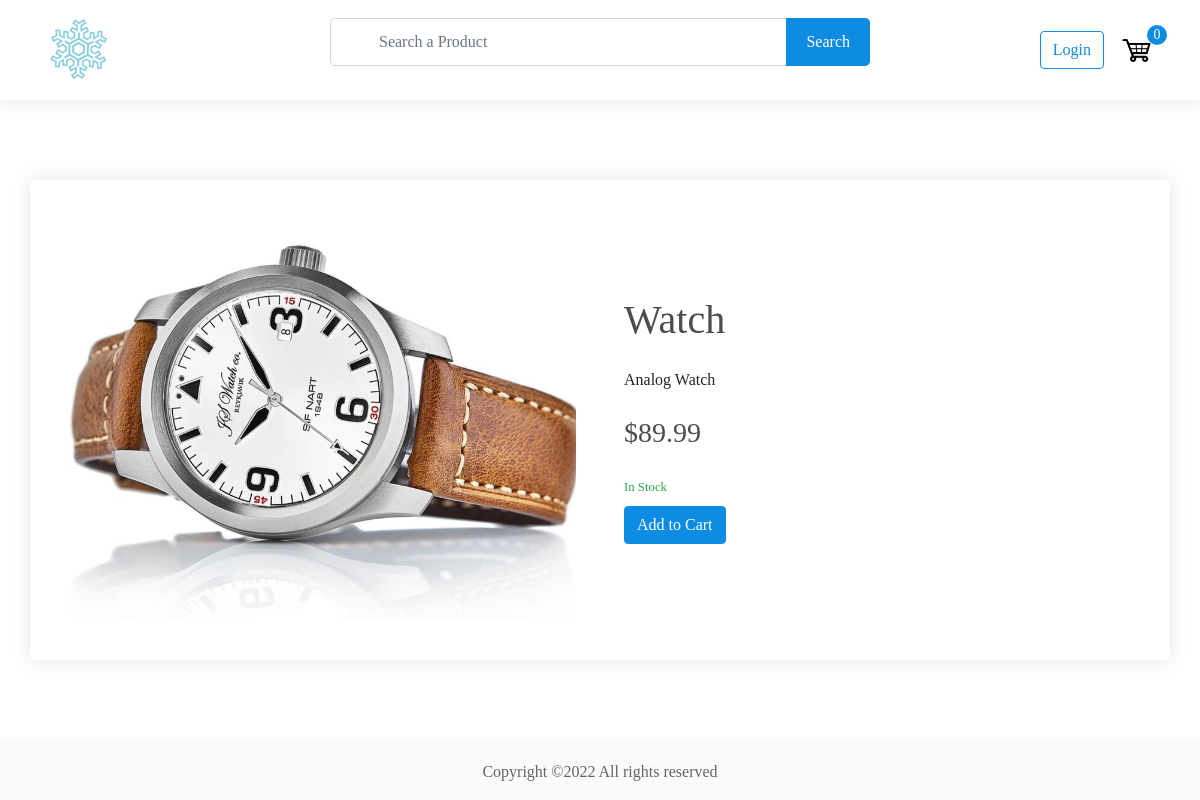
Page /product/10/ on the committed database.
### store/models.py (models this page shows)
class Product(models.Model):
    name = models.CharField(max_length=200, null=True)
    price = models.DecimalField(max_digits=7, decimal_places=2)
    digital = models.BooleanField(default=False, null=True, blank=False)
    image = models.ImageField(null=True, blank=True)
    status = models.BooleanField(default=False, null=True, blank=False)  # changed
    description = models.TextField(max_length=1000, null=True, blank=True)  # added
    def __str__(self):
        return self.name
    @property
    def imageURL(self):
        try:
            url = self.image.url
        except:
            url = ""
        return url

### store/views.py (the view, shortened to what this page needs)
# urls.py: path("product/<int:product_id>/", views.details, name="details"),
def details(request, product_id):
    try:
        product = Product.objects.get(pk=product_id)
        if product.status == True:
            available = 'yes'
        else:
            available = 'no'
    except:
        raise Http404("Product does not exist")
    context = {"product": product, "available": available,}
    return render(request, "store/details.html", context)

### context_processors/context_processors.py (called while the page is built)
def total_cart_items(request):
    if request.user.is_authenticated:
        customer = Customer.objects.filter(user=request.user).first()
        if customer is None:
            return {"totalCartItems": 0}
        order = Order.objects.filter(customer=customer, ordered=False).first()
        if order is None:
            return {"totalCartItems": 0}
        cartItems = order.get_cart_items
    else:
        try:
            cart = json.loads(request.COOKIES["cart"])
        except:
            cart = {}
        items = []
        cartItems = 0
        for i in cart:
            try:
                cartItems += cart[i]["quantity"]
            except:
                pass
    return {"totalCartItems": cartItems}

### store/templates/store/details.html (shortened to what this page needs)
{% extends 'store/header.html' %}
{% load static %}
{% block content %}
    <section id="product-details" class="product-details">
        <div class="container">
            <div class="row align-items-center">
                <div class="col-lg-6 pr-xl-4 mb-4 mb-lg-0">
                    <div class="product-details-image text-center">
                        <a class="gallery-item" href="{{product.imageURL}}">
                            <img src="{{product.imageURL}}" alt="">
                        </a>
                    </div>
                </div>
                <div class="col-lg-6 pl-xl-4">
                    <div class="product-details-description">
                        <h1 class="mb-4">{{product}}</h1>
                        <p class="mb-4">{{product.description}}</p>
                        <h2 class="h3 mb-4">${{product.price}}</h3>
                        {% if available == "yes" %}
                            <small class="text-success">In Stock</small>
                        {% else %}
                            <small class="text-danger">Out of Stock</small>
                        {% endif %}
                        <div class="add-cart d-flex align-items-center mt-2">
                            <a href="{% url 'add_to_cart' product.id %}" class="btn btn-primary">Add to Cart</a>
                        </div>
                    </div>
                </div>
            </div>
        </div>
    </section>
{% endblock content %}

### static/css/style.css (style rules this page uses)
.btn { transition: 250ms ease-in; }
.btn-primary { background-color: #0e8ce4; border-color: #0e8ce4; }
img { max-width: 100%; }
h1, h2, h3, h4, h5, h6 { color: #4d4d4d; }
section { padding: 50px 0; }
@media (min-width: 768px) { section { padding: 60px 0; } }
@media (min-width: 768px) { section { padding: 80px 0; } }
.product-details .container { background-color: #fff; padding-top: 40px; padding-bottom: 40px; border-radius: 5px; box-shadow: 0 0 20px #e5e5e5; }
.product-details-image img { height: 400px; -o-object-fit: cover; object-fit: cover; }
.product-details-description .add-cart { flex-wrap: wrap; gap: 16px; }

### static/css/payment_alert.css (style rules this page uses)
body { margin: 0; padding: 0; font-family: "Montserrat "; }

### rows in the picture
Product: imageURL (picture), name "Watch", description "Analog Watch", price "89.99"

### other values in the picture
{{ totalCartItems }} "0"
